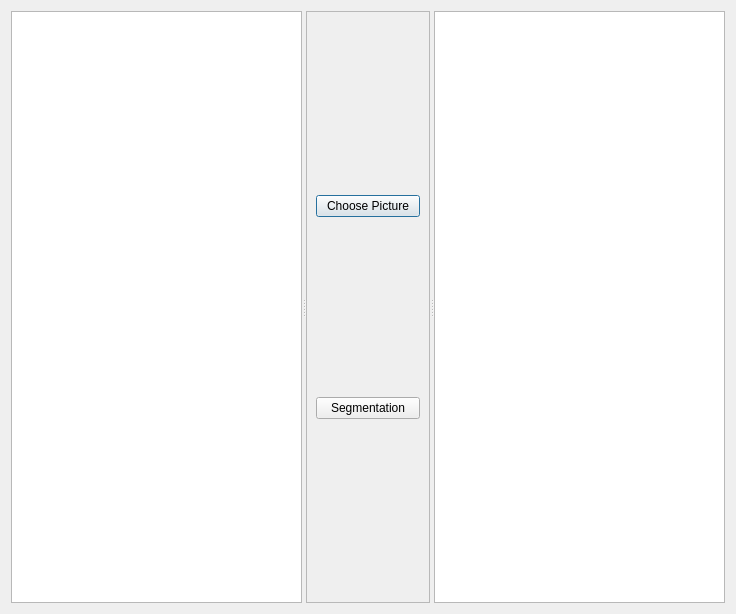
<?xml version="1.0" encoding="UTF-8"?>
<ui version="4.0">
 <class>Dialog</class>
 <widget class="QDialog" name="Dialog">
  <property name="geometry">
   <rect>
    <x>0</x>
    <y>0</y>
    <width>736</width>
    <height>614</height>
   </rect>
  </property>
  <property name="windowTitle">
   <string>Dialog</string>
  </property>
  <layout class="QHBoxLayout" name="horizontalLayout">
   <item>
    <widget class="QSplitter" name="splitter">
     <property name="orientation">
      <enum>Qt::Horizontal</enum>
     </property>
     <widget class="QGraphicsView" name="originImg"/>
     <widget class="QFrame" name="frame">
      <property name="frameShape">
       <enum>QFrame::StyledPanel</enum>
      </property>
      <property name="frameShadow">
       <enum>QFrame::Raised</enum>
      </property>
      <layout class="QVBoxLayout" name="verticalLayout">
       <item>
        <widget class="QPushButton" name="choosePic">
         <property name="text">
          <string>Choose Picture</string>
         </property>
        </widget>
       </item>
       <item>
        <widget class="QPushButton" name="segPic">
         <property name="text">
          <string>Segmentation</string>
         </property>
        </widget>
       </item>
      </layout>
     </widget>
     <widget class="QGraphicsView" name="segImg"/>
    </widget>
   </item>
  </layout>
 </widget>
 <resources/>
 <connections/>
</ui>
